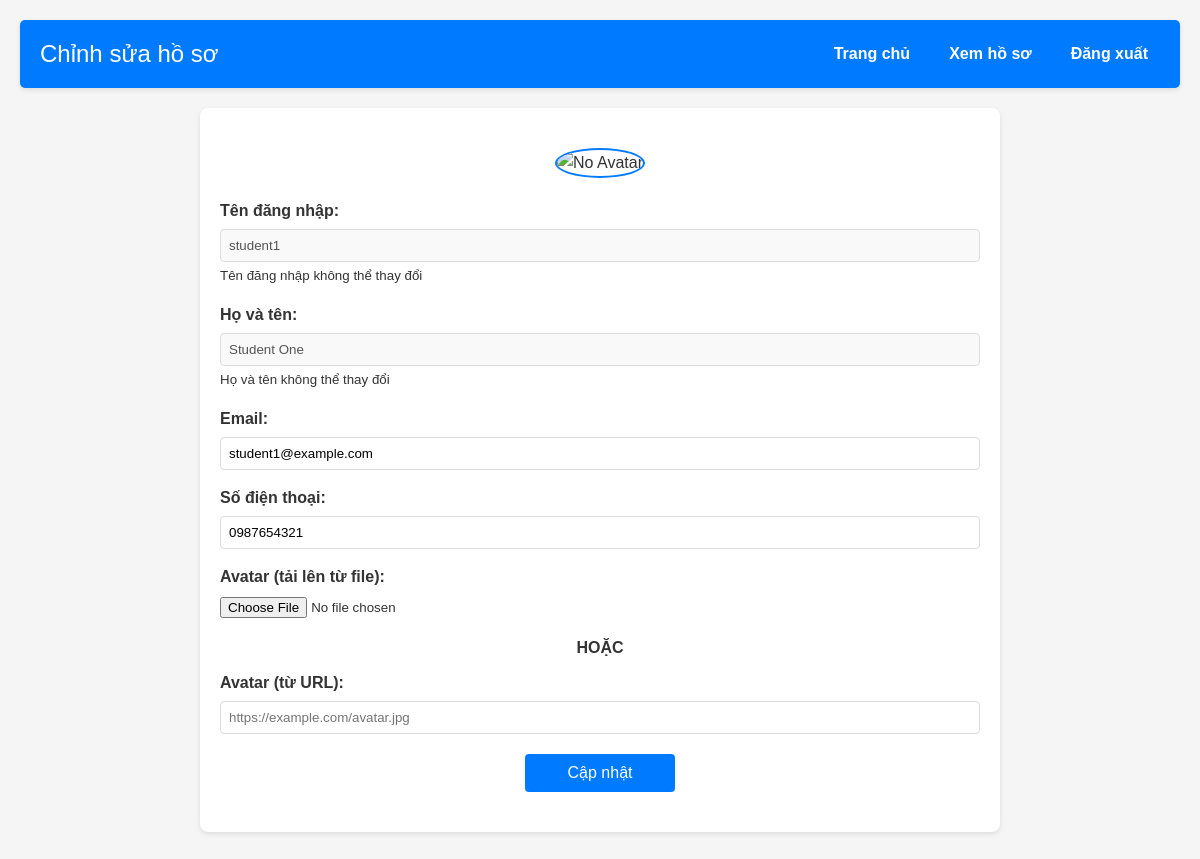
Screenshot of /edit_profile.php (signed in) with the database file from the repository.
### tables this page shows
CREATE TABLE users (
  id INT AUTO_INCREMENT PRIMARY KEY,
  username VARCHAR(50) NOT NULL UNIQUE,
  password VARCHAR(255) NOT NULL,
  full_name VARCHAR(100) NOT NULL,
  email VARCHAR(100),
  phone VARCHAR(20),
  role ENUM('teacher', 'student') NOT NULL,
  avatar VARCHAR(255),
  created_at TIMESTAMP DEFAULT CURRENT_TIMESTAMP
);

### edit_profile.php (the view, shortened to what this page needs)
<?php
include('config.php');
$user = $_SESSION['user'];
$user_id = $user['id'];
$sql = "SELECT * FROM users WHERE id = $user_id";
$result = $conn->query($sql);
$user_data = $result->fetch_assoc();
?>
<!DOCTYPE html>
<html lang="vi">
<head>
    <link rel="stylesheet" href="public/style.css">
</head>
<body>
    <div class="container">
        <header>
            <h1>Chỉnh sửa hồ sơ</h1>
            <nav>
                <ul>
                    <li><a href="index.php">Trang chủ</a></li>
                    <li><a href="profile.php?id=<?php echo $user_id; ?>">Xem hồ sơ</a></li>
                    <li><a href="logout.php">Đăng xuất</a></li>
                </ul>
            </nav>
        </header>
        <div class="profile-edit-container">
            <div class="avatar-preview">
                <?php if (!empty($user_data['avatar'])): ?>
                    <img src="<?php echo htmlspecialchars($user_data['avatar']); ?>" alt="Avatar">
                <?php else: ?>
                    <img src="public/no-avatar.png" alt="No Avatar">
                <?php endif; ?>
            </div>
            <form class="profile-edit-form" method="post" enctype="multipart/form-data">
                <div class="form-group">
                    <label for="username">Tên đăng nhập:</label>
                    <input type="text" id="username" value="<?php echo htmlspecialchars($user_data['username']); ?>" disabled>
                    <small>Tên đăng nhập không thể thay đổi</small>
                </div>
                <div class="form-group">
                    <label for="full_name">Họ và tên:</label>
                    <input type="text" id="full_name" value="<?php echo htmlspecialchars($user_data['full_name']); ?>" disabled>
                    <small>Họ và tên không thể thay đổi</small>
                </div>
                <div class="form-group">
                    <label for="email">Email:</label>
                    <input type="email" id="email" name="email" value="<?php echo htmlspecialchars($user_data['email']); ?>">
                </div>
                <div class="form-group">
                    <label for="phone">Số điện thoại:</label>
                    <input type="tel" id="phone" name="phone" value="<?php echo htmlspecialchars($user_data['phone']); ?>">
                </div>
                <div class="form-group">
                    <label for="avatar">Avatar (tải lên từ file):</label>
                    <input type="file" id="avatar" name="avatar" accept="image/*">
                </div>
                <div class="or-separator">HOẶC</div>
                <div class="form-group">
                    <label for="avatar_url">Avatar (từ URL):</label>
                    <input type="url" id="avatar_url" name="avatar_url" placeholder="https://example.com/avatar.jpg">
                </div>
                <button type="submit" class="submit-button">Cập nhật</button>
            </form>
        </div>
    </div>
</body>
</html>

### public/style.css (style rules this page uses)
* { margin: 0; padding: 0; box-sizing: border-box; font-family: Arial, sans-serif; }
body { background-color: #f5f5f5; color: #333; line-height: 1.6; }
.container { max-width: 1200px; margin: 0 auto; padding: 20px; }
header { background: #007bff; color: #fff; padding: 15px 20px; border-radius: 5px; display: flex; justify-content: space-between; align-items: center; box-shadow: 0 2px 5px rgba(0,0,0,0.1); margin-bottom: 20px; }
header h1 { font-size: 24px; font-weight: normal; margin-right: 20px; }
nav ul { list-style: none; display: flex; gap: 15px; }
nav ul li { margin: 0; }
nav ul li a { color: #fff; text-decoration: none; font-weight: bold; padding: 8px 12px; border-radius: 4px; transition: background 0.3s; }

### edit_profile.php (style rules this page uses)
.profile-edit-container { max-width: 800px; margin: 20px auto; background: #fff; border-radius: 8px; box-shadow: 0 2px 5px rgba(0,0,0,0.1); padding: 20px; }
.profile-edit-form { margin-top: 20px; }
.form-group { margin-bottom: 15px; }
.form-group label { display: block; font-weight: bold; margin-bottom: 5px; }
.form-group input[type="text"], .form-group input[type="email"], .form-group input[type="tel"], .form-group input[type="url"] { width: 100%; padding: 8px; border: 1px solid #ddd; border-radius: 4px; }
.form-group input[disabled] { background: #f9f9f9; cursor: not-allowed; }
.avatar-preview { margin-top: 20px; text-align: center; }
.avatar-preview img { max-width: 150px; max-height: 150px; border-radius: 50%; border: 2px solid #007bff; }
.submit-button { display: block; width: 150px; margin: 20px auto; padding: 10px; background: #007bff; color: #fff; border: none; border-radius: 4px; cursor: pointer; font-size: 16px; transition: background 0.3s; }
.or-separator { text-align: center; margin: 10px 0; font-weight: bold; }

### rows the page displays
users: username "student1", full_name "Student One", email "student1@example.com", phone "0987654321"
